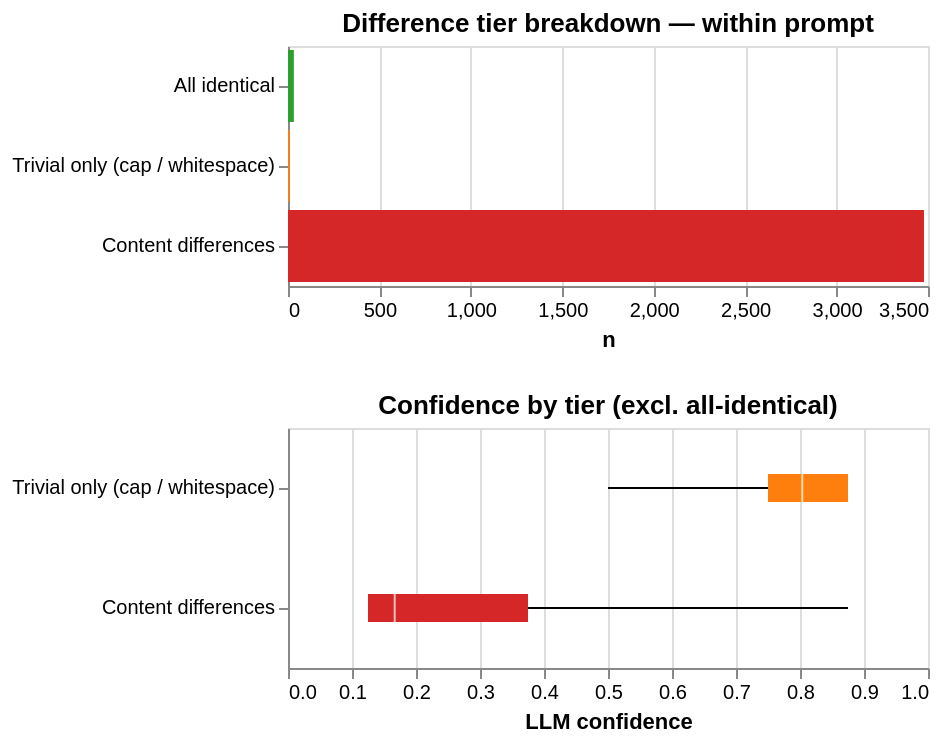

Notebook cell for this chart:
### Code cell
diff_df = scored_df[scored_df['llm_total_services'] >= 2].copy()
diff_df['diff_tier']  = diff_df['llm_difference_types'].apply(classify_diff_tier)
diff_df['tier_label'] = diff_df['diff_tier'].map(TIER_LABELS)

tier_counts = (diff_df['diff_tier'].value_counts()
               .reset_index().rename(columns={'count': 'n'}))
tier_counts.columns = ['diff_tier', 'n']
tier_counts['pct'] = (tier_counts['n'] / len(diff_df) * 100).round(1)
tier_counts['label'] = tier_counts['diff_tier'].map(TIER_LABELS)
for _, r in tier_counts.sort_values('diff_tier').iterrows():
    print(f"  {r['label']}: {r['n']} ({r['pct']}%)")

tier_bar = alt.Chart(tier_counts).mark_bar().encode(
    x='n:Q',
    y=alt.Y('label:N', sort=[TIER_LABELS[t] for t in TIER_ORDER], title=None),
    color=alt.Color('diff_tier:N',
        scale=alt.Scale(domain=TIER_ORDER,
                        range=[TIER_COLOURS[t] for t in TIER_ORDER]),
        legend=None),
).properties(width=320, height=120, title='Difference tier breakdown — within prompt')

non_identical = diff_df[diff_df['diff_tier'] != 'all_identical'].copy()
conf_box = alt.Chart(non_identical).mark_boxplot(extent='min-max').encode(
    x=alt.X('llm_confidence:Q', scale=alt.Scale(domain=[0, 1]),
            title='LLM confidence'),
    y=alt.Y('tier_label:N',
            sort=[TIER_LABELS['trivial_only'], TIER_LABELS['has_content']],
            title=None),
    color=alt.Color('diff_tier:N',
        scale=alt.Scale(domain=TIER_ORDER,
                        range=[TIER_COLOURS[t] for t in TIER_ORDER]),
        legend=None),
).properties(width=320, height=120,
             title='Confidence by tier (excl. all-identical)')

tier_bar & conf_box

### Figure 1 — Vega specification as saved in the notebook (floating-point values rounded to 4 significant figures)
{"$schema": "https://vega.github.io/schema/vega/v6.json", "data": [{"name": "source_0"}, {"name": "data_0", "values": [{"diff_tier": "has_content", "label": "Content differences", "n_end": 3478.0, "n_start": 0.0}, {"diff_tier": "all_identical", "label": "All identical", "n_end": 32.0, "n_start": 0.0}, {"diff_tier": "trivial_only", "label": "Trivial only (cap / whitespace)", "n_end": 10.0, "n_start": 0.0}]}, {"name": "source_1"}, {"name": "data_2", "values": [{"diff_tier": "has_content", "lower_box_llm_confidence": 0.125, "lower_whisker_llm_confidence": 0.125, "mid_box_llm_confidence": 0.1667, "tier_label": "Content differences", "upper_box_llm_confidence": 0.375, "upper_whisker_llm_confidence": 0.875}, {"diff_tier": "trivial_only", "lower_box_llm_confidence": 0.75, "lower_whisker_llm_confidence": 0.5, "mid_box_llm_confidence": 0.8035, "tier_label": "Trivial only (cap / whitespace)", "upper_box_llm_confidence": 0.875, "upper_whisker_llm_confidence": 0.875}]}, {"name": "data_3", "values": [{"diff_tier": "has_content", "lower_box_llm_confidence": 0.125, "lower_whisker_llm_confidence": 0.125, "mid_box_llm_confidence": 0.1667, "tier_label": "Content differences", "upper_box_llm_confidence": 0.375, "upper_whisker_llm_confidence": 0.875}, {"diff_tier": "trivial_only", "lower_box_llm_confidence": 0.75, "lower_whisker_llm_confidence": 0.5, "mid_box_llm_confidence": 0.8035, "tier_label": "Trivial only (cap / whitespace)", "upper_box_llm_confidence": 0.875, "upper_whisker_llm_confidence": 0.875}]}, {"name": "data_4", "values": [{"diff_tier": "has_content", "lower_box_llm_confidence": 0.125, "lower_whisker_llm_confidence": 0.125, "mid_box_llm_confidence": 0.1667, "tier_label": "Content differences", "upper_box_llm_confidence": 0.375, "upper_whisker_llm_confidence": 0.875}, {"diff_tier": "trivial_only", "lower_box_llm_confidence": 0.75, "lower_whisker_llm_confidence": 0.5, "mid_box_llm_confidence": 0.8035, "tier_label": "Trivial only (cap / whitespace)", "upper_box_llm_confidence": 0.875, "upper_whisker_llm_confidence": 0.875}]}, {"name": "data_5", "values": [{"diff_tier": "has_content", "lower_box_llm_confidence": 0.125, "lower_whisker_llm_confidence": 0.125, "mid_box_llm_confidence": 0.1667, "tier_label": "Content differences", "upper_box_llm_confidence": 0.375, "upper_whisker_llm_confidence": 0.875}, {"diff_tier": "trivial_only", "lower_box_llm_confidence": 0.75, "lower_whisker_llm_confidence": 0.5, "mid_box_llm_confidence": 0.8035, "tier_label": "Trivial only (cap / whitespace)", "upper_box_llm_confidence": 0.875, "upper_whisker_llm_confidence": 0.875}]}, {"name": "source_0_concat_0_y_domain_label", "values": [{"label": "Content differences", "sort_field": 2.0}, {"label": "All identical", "sort_field": 0.0}, {"label": "Trivial only (cap / whitespace)", "sort_field": 1.0}]}, {"name": "source_1_concat_1_y_domain_tier_label", "values": [{"sort_field": 1.0, "tier_label": "Content differences"}, {"sort_field": 0.0, "tier_label": "Trivial only (cap / whitespace)"}]}], "signals": [{"name": "childHeight", "value": 120}], "marks": [{"type": "group", "name": "concat_0_group", "encode": {"update": {"width": {"signal": "width"}, "height": {"signal": "childHeight"}}}, "marks": [{"type": "rect", "name": "concat_0_marks", "from": {"data": "data_0"}, "encode": {"update": {"height": {"signal": "max(0.25, bandwidth('concat_0_y'))"}, "fill": {"field": "diff_tier", "scale": "color"}, "x2": {"field": "n_start", "scale": "concat_0_x"}, "x": {"field": "n_end", "scale": "concat_0_x"}, "y": {"field": "label", "scale": "concat_0_y"}}}, "style": ["bar"]}], "axes": [{"scale": "concat_0_x", "domain": false, "labels": false, "ticks": false, "orient": "bottom", "minExtent": 0, "gridScale": "concat_0_y", "zindex": 0, "tickCount": {"signal": "ceil(width/40)"}, "maxExtent": 0, "grid": true, "aria": false}, {"scale": "concat_0_x", "grid": false, "tickCount": {"signal": "ceil(width/40)"}, "orient": "bottom", "labelOverlap": true, "zindex": 0, "labelFlush": true, "title": "n"}, {"scale": "concat_0_y", "grid": false, "zindex": 0, "orient": "left"}], "title": {"text": "Difference tier breakdown — within prompt", "frame": "group"}, "style": "cell"}, {"type": "group", "name": "concat_1_group", "encode": {"update": {"height": {"signal": "childHeight"}, "width": {"signal": "width"}}}, "marks": [{"type": "rule", "name": "concat_1_layer_0_marks", "from": {"data": "data_2"}, "encode": {"update": {"x": {"field": "lower_whisker_llm_confidence", "scale": "concat_1_x"}, "tooltip": {"signal": "{\"Max of LLM confidence\": format(datum[\"upper_whisker_llm_confidence\"], \"\"), \"Q3 of LLM confidence\": format(datum[\"upper_box_llm_confidence\"], \"\"), \"Median of LLM confidence\": format(datum[\"mid_box_llm_confidence\"], \"\"), \"Q1 of LLM confidence\": format(datum[\"lower_box_llm_confidence\"], \"\"), \"Min of LLM confidence\": format(datum[\"lower_whisker_llm_confidence\"], \"\"), \"diff_tier\": isValid(datum[\"diff_tier\"]) ? datum[\"diff_tier\"] : \"\"+datum[\"diff_tier\"], \"tier_label\": isValid(datum[\"tier_label\"]) ? datum[\"tier_label\"] : \"\"+datum[\"tier_label\"]}"}, "stroke": {"value": "black"}, "x2": {"field": "lower_box_llm_confidence", "scale": "concat_1_x"}, "y": {"field": "tier_label", "scale": "concat_1_y", "band": 0.5}}}, "aria": false, "style": ["rule", "boxplot-rule"]}, {"type": "rule", "name": "concat_1_layer_1_marks", "from": {"data": "data_3"}, "encode": {"update": {"x": {"field": "upper_box_llm_confidence", "scale": "concat_1_x"}, "y": {"field": "tier_label", "scale": "concat_1_y", "band": 0.5}, "tooltip": {"signal": "{\"Max of LLM confidence\": format(datum[\"upper_whisker_llm_confidence\"], \"\"), \"Q3 of LLM confidence\": format(datum[\"upper_box_llm_confidence\"], \"\"), \"Median of LLM confidence\": format(datum[\"mid_box_llm_confidence\"], \"\"), \"Q1 of LLM confidence\": format(datum[\"lower_box_llm_confidence\"], \"\"), \"Min of LLM confidence\": format(datum[\"lower_whisker_llm_confidence\"], \"\"), \"diff_tier\": isValid(datum[\"diff_tier\"]) ? datum[\"diff_tier\"] : \"\"+datum[\"diff_tier\"], \"tier_label\": isValid(datum[\"tier_label\"]) ? datum[\"tier_label\"] : \"\"+datum[\"tier_label\"]}"}, "x2": {"field": "upper_whisker_llm_confidence", "scale": "concat_1_x"}, "stroke": {"value": "black"}}}, "aria": false, "style": ["rule", "boxplot-rule"]}, {"type": "rect", "name": "concat_1_layer_2_marks", "from": {"data": "data_4"}, "encode": {"update": {"fill": {"field": "diff_tier", "scale": "color"}, "x2": {"field": "upper_box_llm_confidence", "scale": "concat_1_x"}, "yc": {"field": "tier_label", "scale": "concat_1_y", "band": 0.5}, "height": {"value": 14}, "tooltip": {"signal": "{\"Max of LLM confidence\": format(datum[\"upper_whisker_llm_confidence\"], \"\"), \"Q3 of LLM confidence\": format(datum[\"upper_box_llm_confidence\"], \"\"), \"Median of LLM confidence\": format(datum[\"mid_box_llm_confidence\"], \"\"), \"Q1 of LLM confidence\": format(datum[\"lower_box_llm_confidence\"], \"\"), \"Min of LLM confidence\": format(datum[\"lower_whisker_llm_confidence\"], \"\"), \"diff_tier\": isValid(datum[\"diff_tier\"]) ? datum[\"diff_tier\"] : \"\"+datum[\"diff_tier\"], \"tier_label\": isValid(datum[\"tier_label\"]) ? datum[\"tier_label\"] : \"\"+datum[\"tier_label\"]}"}, "x": {"field": "lower_box_llm_confidence", "scale": "concat_1_x"}}}, "style": ["bar", "boxplot-box"]}, {"type": "rect", "name": "concat_1_layer_3_marks", "from": {"data": "data_5"}, "encode": {"update": {"opacity": {"value": 0.7}, "yc": {"field": "tier_label", "scale": "concat_1_y", "band": 0.5}, "fill": [{"field": "diff_tier", "scale": "color", "test": "datum['lower_box_llm_confidence'] >= datum['upper_box_llm_confidence']"}, {"value": "white"}], "height": {"value": 14}, "xc": {"field": "mid_box_llm_confidence", "scale": "concat_1_x"}, "tooltip": {"signal": "{\"Max of LLM confidence\": format(datum[\"upper_whisker_llm_confidence\"], \"\"), \"Q3 of LLM confidence\": format(datum[\"upper_box_llm_confidence\"], \"\"), \"Median of LLM confidence\": format(datum[\"mid_box_llm_confidence\"], \"\"), \"Q1 of LLM confidence\": format(datum[\"lower_box_llm_confidence\"], \"\"), \"Min of LLM confidence\": format(datum[\"lower_whisker_llm_confidence\"], \"\"), \"diff_tier\": isValid(datum[\"diff_tier\"]) ? datum[\"diff_tier\"] : \"\"+datum[\"diff_tier\"], \"tier_label\": isValid(datum[\"tier_label\"]) ? datum[\"tier_label\"] : \"\"+datum[\"tier_label\"]}"}, "width": {"value": 1}}}, "style": ["tick", "boxplot-median"], "aria": false}], "axes": [{"scale": "concat_1_x", "zindex": 0, "tickCount": {"signal": "ceil(width/40)"}, "orient": "bottom", "ticks": false, "domain": false, "labels": false, "gridScale": "concat_1_y", "minExtent": 0, "aria": false, "maxExtent": 0, "grid": true}, {"scale": "concat_1_x", "tickCount": {"signal": "ceil(width/40)"}, "orient": "bottom", "title": "LLM confidence", "grid": false, "labelFlush": true, "zindex": 0, "labelOverlap": true}, {"scale": "concat_1_y", "grid": false, "zindex": 0, "orient": "left"}], "title": {"text": "Confidence by tier (excl. all-identical)", "frame": "group"}, "style": "cell"}], "scales": [{"name": "color", "type": "ordinal", "domain": ["all_identical", "trivial_only", "has_content"], "range": ["#2ca02c", "#ff7f0e", "#d62728"]}, {"name": "concat_0_x", "type": "linear", "domain": {"data": "data_0", "fields": ["n_start", "n_end"]}, "range": [0, {"signal": "width"}], "zero": true, "nice": true}, {"name": "concat_0_y", "type": "band", "domain": {"data": "source_0_concat_0_y_domain_label", "field": "label", "sort": {"op": "max", "field": "sort_field"}}, "range": [0, {"signal": "childHeight"}], "paddingInner": 0.1, "paddingOuter": 0.05}, {"name": "concat_1_x", "type": "linear", "domain": [0, 1], "range": [0, {"signal": "width"}], "zero": true}, {"name": "concat_1_y", "type": "band", "domain": {"data": "source_1_concat_1_y_domain_tier_label", "field": "tier_label", "sort": {"op": "max", "field": "sort_field"}}, "range": [0, {"signal": "childHeight"}], "paddingOuter": 0, "paddingInner": 0}], "background": "white", "layout": {"padding": 20, "columns": 1, "bounds": "full", "align": "each"}, "padding": 5, "width": 320}
